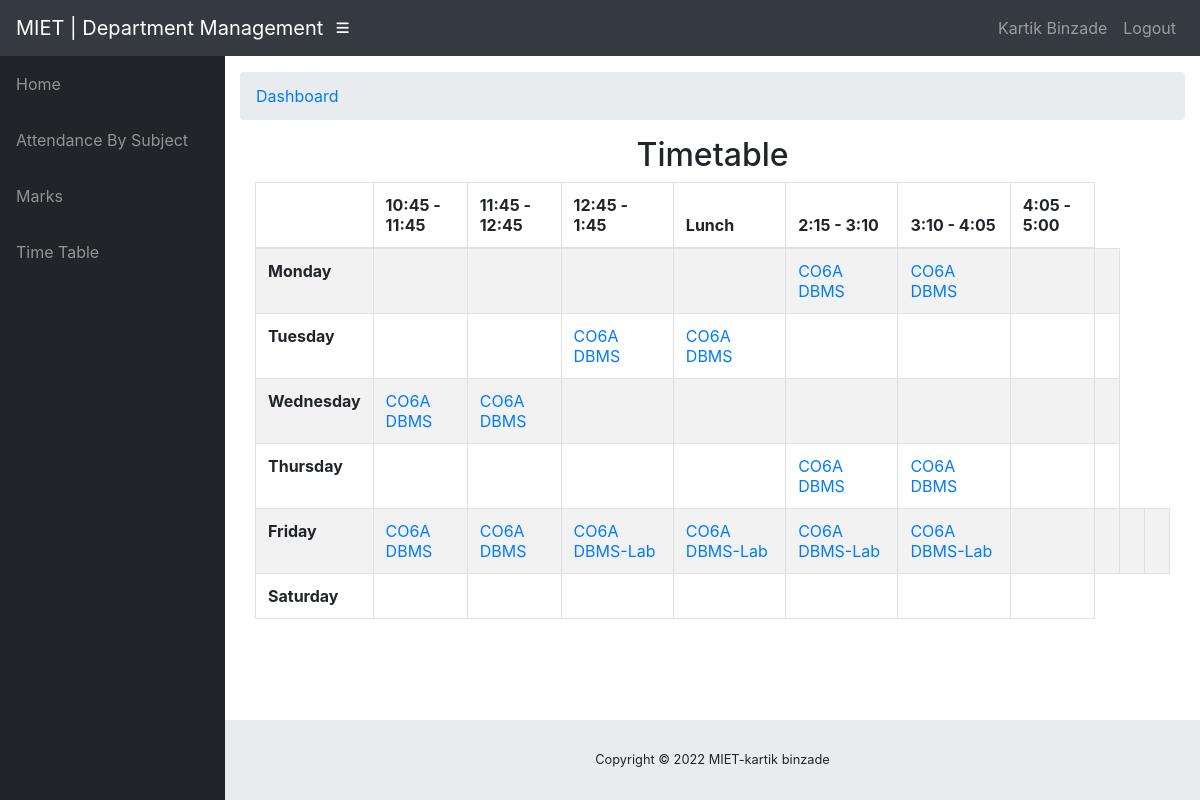
The app's page /info/teacher/CO630/t_timetable/ (signed in) with its own data.
### info/models.py (models this page shows, shortened)
class User(AbstractUser):
    @property
    def is_student(self):
        if hasattr(self, 'student'):
            return True
        return False

class Student(models.Model):
    user = models.OneToOneField(User, on_delete=models.CASCADE, null=True)
    class_id = models.ForeignKey(Class, on_delete=models.CASCADE, default=1)
    USN = models.CharField(primary_key='True', max_length=100)
    name = models.CharField(max_length=200)
    sex = models.CharField(max_length=50, choices=sex_choice, default='Male')
    DOB = models.DateField(default='1998-01-01')

class AssignTime(models.Model):
    assign = models.ForeignKey(Assign, on_delete=models.CASCADE)
    period = models.CharField(
        max_length=50, choices=time_slots, default='10:45 - 11:45')
    day = models.CharField(max_length=15, choices=DAYS_OF_WEEK)

class Assign(models.Model):
    class_id = models.ForeignKey(Class, on_delete=models.CASCADE)
    course = models.ForeignKey(Course, on_delete=models.CASCADE)
    teacher = models.ForeignKey(Teacher, on_delete=models.CASCADE)
    class Meta:
        unique_together = (('course', 'class_id', 'teacher'),)

class Course(models.Model):
    dept = models.ForeignKey(Dept, on_delete=models.CASCADE)
    id = models.CharField(primary_key='True', max_length=50)
    name = models.CharField(max_length=50)
    shortname = models.CharField(max_length=50, default='X')

### info/views.py (the view)
# urls.py: path('teacher/<slug:teacher_id>/t_timetable/',
@login_required()
def t_timetable(request, teacher_id):
    asst = AssignTime.objects.filter(assign__teacher_id=teacher_id)
    class_matrix = [[True for i in range(8)] for j in range(6)]
    for i, d in enumerate(DAYS_OF_WEEK):
        t = 0
        for j in range(8):
            if j == 0:
                class_matrix[i][0] = d[0]
                continue
            if j == 4 or j == 8:
                continue
            try:
                a = asst.get(period=time_slots[t][0], day=d[0])
                class_matrix[i][j] = a
            except AssignTime.DoesNotExist:
                pass
            t += 1
    context = {
        'class_matrix': class_matrix,
    }
    return render(request, 'info/t_timetable.html', context)

### info/templates/info/t_timetable.html (shortened to what this page needs)
{% extends 'info/base.html' %} {% block content %}
<div class="container">
  <div class="container">
    <div class="row">
      <div class="col-md-12">
        <h2 class="text-center">Timetable</h2>
      </div>
      <div id="no-more-tables">
        <div class="table-responsive">
          <table
            class="col-sm-12 table table-bordered table-striped table- cf"
            id="dataTable"
            width="100%"
            cellspacing="0"
          >
            <thead class="cf">
              <tr>
                <th></th>
                <th>10:45 - 11:45</th>
                <th>11:45 - 12:45</th>
                <th>12:45 - 1:45</th>
                <th>Lunch</th>
                <th>2:15 - 3:10</th>
                <th>3:10 - 4:05</th>
                <th>4:05 - 5:00</th>
              </tr>
            </thead>
            <tbody>
              {% for i in class_matrix %}
              <tr>
                {% for j in i %} {% if forloop.counter == 1 %}
                <td><b> {{ j }} </b></td>
                {% elif j == True %}
                <td></td>
                {% else %}
                <td>
                  <a href="{% url 'free_teachers' j.id %}">
                    {{ j.assign.class_id_id }} {{j.assign.course.shortname}}
                  </a>
                </td>
                <td>
                  <a
                    href="{% url 'free_teachers' j.id %}"
                    target="popup"
                    onclick="window.open('{% url 'free_teachers' j.id %}','popup','width=600,height=600'); return false;"
                  >
                    {{ j.assign.class_id_id }} {{ j.assign.course.shortname }}
                  </a>
                </td>
                {% endif %} {% endfor %}
              </tr>
              {% endfor %}
            </tbody>
          </table>
        </div>
      </div>
    </div>
  </div>
</div>
{% endblock %}

### info/templates/info/base.html (shortened to what this page needs)
<!DOCTYPE html>
<html lang="en">
  <head>
    {% load static %}
    <link
      href="{% static '/info/bootstrap/vendor/bootstrap/css/bootstrap.min.css' %}"
      rel="stylesheet"
    />
    <link
      href="{% static '/info/bootstrap/vendor/fontawesome-free/css/all.min.css' %}"
      rel="stylesheet"
      type="text/css"
    />
    <link
      href="{% static '/info/bootstrap/vendor/datatables/dataTables.bootstrap4.css' %}"
      rel="stylesheet"
    />
    <link
      href="{% static '/info/bootstrap/css/sb-admin.css' %}"
      rel="stylesheet"
    />
  </head>
  <body id="page-top">
    <nav class="navbar navbar-expand navbar-dark bg-dark static-top">
      <a class="navbar-brand mr-1" href="{% url 'index' %}"
        >MIET | Department Management</a
      >
      <button
        class="btn btn-link btn-sm text-white order-1 order-sm-0"
        id="sidebarToggle"
        href="#"
      >
        <i class="fas fa-bars"></i>
      </button>
      <div class="collapse navbar-collapse" id="navbarResponsive">
        <ul class="navbar-nav ml-auto">
          <li class="nav-item">
            {% if request.user.is_student %}
            <a class="nav-link text-capitalize"
              >{{ request.user.student.name }}</a
            >
            {% elif request.user.is_teacher %}
            <a class="nav-link text-capitalize"
              >{{ request.user.teacher.name }}</a
            >
            {% endif %}
          </li>
          <li class="nav-item">
            <a
              class="nav-link"
              href="#"
              data-toggle="modal"
              data-target="#logoutModal"
              >Logout</a
            >
          </li>
        </ul>
      </div>
    </nav>
    <div id="wrapper">
      <ul class="sidebar navbar-nav">
        <li class="nav-item">
          <a class="nav-link" href="{% url 'index' %}">
            <span>Home</span>
          </a>
        </li>
        {% if request.user.is_student %}
        <li class="nav-item">
          <a
            class="nav-link"
            href="{% url 'attendance' request.user.student.USN %}"
          >
            <span>Attendance By Subject</span>
          </a>
        </li>
        <li class="nav-item">
          <a
            class="nav-link"
            href="{% url 'marks_list' request.user.student.USN %}"
          >
            <span>Marks</span>
          </a>
        </li>
        <li class="nav-item">
          <a
            class="nav-link"
            href="{% url 'timetable' request.user.student.class_id_id %}"
          >
            <span>Time Table</span>
          </a>
        </li>
        {% endif %}
      </ul>
      <div id="content-wrapper">
        <div class="container-fluid">
          <ol class="breadcrumb">
            <li class="breadcrumb-item">
              <a href="/">Dashboard</a>
            </li>
          </ol>
          {% block content %} {% endblock %}
        </div>
        <footer class="sticky-footer">
          <div class="container my-auto">
            <div class="copyright text-center my-auto">
              <span>Copyright © 2022 MIET-kartik binzade</span>
            </div>
          </div>
        </footer>
      </div>
    </div>
  </body>
</html>

### records on screen
User: user.student.name "Kartik Binzade"
AssignTime: i "Monday", assign.class_id_id "CO6A", assign.course.shortname "DBMS"
AssignTime: i "Tuesday", assign.class_id_id "CO6A", assign.course.shortname "DBMS"
AssignTime: i "Wednesday", assign.class_id_id "CO6A", assign.course.shortname "DBMS"
AssignTime: i "Thursday", assign.class_id_id "CO6A", assign.course.shortname "DBMS"
AssignTime: i "Friday", assign.class_id_id "CO6A", assign.course.shortname "DBMS"
AssignTime: assign.class_id_id "CO6A", assign.course.shortname "DBMS-Lab"
AssignTime: assign.class_id_id "CO6A", assign.course.shortname "DBMS-Lab"

### other values on screen
{{ j }} "Saturday"
